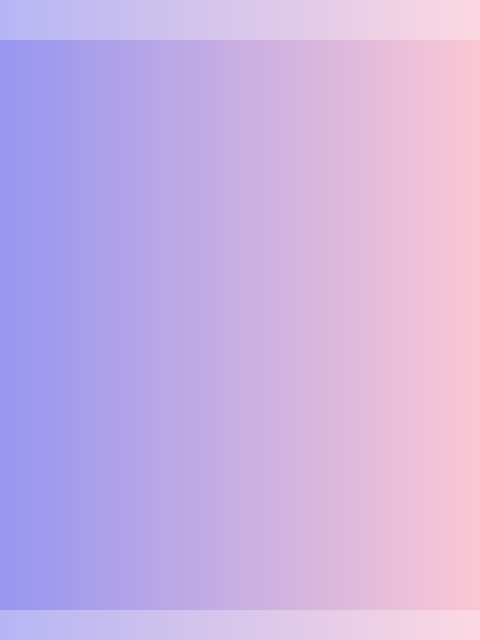
<?xml version="1.0" encoding="UTF-8"?>
<ui version="4.0">
 <class>Dialog</class>
 <widget class="QDialog" name="Dialog">
  <property name="geometry">
   <rect>
    <x>0</x>
    <y>0</y>
    <width>480</width>
    <height>640</height>
   </rect>
  </property>
  <property name="windowTitle">
   <string>Dialog</string>
  </property>
  <property name="styleSheet">
   <string notr="true">QDialog{background:Transparent;}</string>
  </property>
  <layout class="QGridLayout" name="gridLayout">
   <property name="leftMargin">
    <number>0</number>
   </property>
   <property name="topMargin">
    <number>0</number>
   </property>
   <property name="rightMargin">
    <number>0</number>
   </property>
   <property name="bottomMargin">
    <number>0</number>
   </property>
   <property name="spacing">
    <number>0</number>
   </property>
   <item row="0" column="0">
    <widget class="QWidget" name="widget_main" native="true">
     <property name="styleSheet">
      <string notr="true">QWidget#widget_main{border-image:url(:/images/login.png);border-radius:0px;background:qlineargradient(spread:pad,x1:0,y1:0,x2:1,y2:0,stop:0 #9796f0,stop:1 #fbc7d4);}</string>
     </property>
     <layout class="QVBoxLayout" name="verticalLayout">
      <property name="spacing">
       <number>0</number>
      </property>
      <property name="leftMargin">
       <number>0</number>
      </property>
      <property name="topMargin">
       <number>0</number>
      </property>
      <property name="rightMargin">
       <number>0</number>
      </property>
      <property name="bottomMargin">
       <number>0</number>
      </property>
      <item>
       <widget class="QWidget" name="widget_top" native="true">
        <property name="minimumSize">
         <size>
          <width>0</width>
          <height>40</height>
         </size>
        </property>
        <property name="maximumSize">
         <size>
          <width>16777215</width>
          <height>40</height>
         </size>
        </property>
        <property name="styleSheet">
         <string notr="true">QWidget#widget_top{background-color:rgba(255,255,255, 0.3);border-top-left-radius:0px;border-top-right-radius:0px;}</string>
        </property>
        <layout class="QHBoxLayout" name="horizontalLayout">
         <property name="spacing">
          <number>0</number>
         </property>
         <property name="leftMargin">
          <number>10</number>
         </property>
         <property name="topMargin">
          <number>0</number>
         </property>
         <property name="rightMargin">
          <number>10</number>
         </property>
         <property name="bottomMargin">
          <number>0</number>
         </property>
         <item>
          <widget class="QLabel" name="label_version">
           <property name="font">
            <font>
             <family>微软雅黑</family>
             <pointsize>9</pointsize>
             <weight>75</weight>
             <bold>true</bold>
            </font>
           </property>
           <property name="text">
            <string/>
           </property>
          </widget>
         </item>
         <item>
          <spacer name="horizontalSpacer">
           <property name="orientation">
            <enum>Qt::Horizontal</enum>
           </property>
           <property name="sizeHint" stdset="0">
            <size>
             <width>427</width>
             <height>20</height>
            </size>
           </property>
          </spacer>
         </item>
         <item>
          <widget class="QPushButton" name="pushButton_close">
           <property name="minimumSize">
            <size>
             <width>30</width>
             <height>30</height>
            </size>
           </property>
           <property name="maximumSize">
            <size>
             <width>30</width>
             <height>30</height>
            </size>
           </property>
           <property name="font">
            <font>
             <family>微软雅黑</family>
             <pointsize>9</pointsize>
             <weight>75</weight>
             <bold>true</bold>
            </font>
           </property>
           <property name="toolTip">
            <string>&lt;html&gt;&lt;head/&gt;&lt;body&gt;&lt;p&gt;关闭&lt;/p&gt;&lt;/body&gt;&lt;/html&gt;</string>
           </property>
           <property name="styleSheet">
            <string notr="true">QPushButton{background:Transparent;color:white;border:0px solid grey;border-radius:2px;}QPushButton:hover{background-color:rgba(90,135,228,0.5);border-radius:2px;}</string>
           </property>
           <property name="text">
            <string/>
           </property>
          </widget>
         </item>
        </layout>
       </widget>
      </item>
      <item>
       <widget class="QWidget" name="widget_middle" native="true">
        <property name="styleSheet">
         <string notr="true">QWidget#widget_middle{background-color:rgba(255,255,255, 0);}</string>
        </property>
        <layout class="QVBoxLayout" name="verticalLayout_2">
         <property name="spacing">
          <number>0</number>
         </property>
         <property name="leftMargin">
          <number>135</number>
         </property>
         <property name="topMargin">
          <number>170</number>
         </property>
         <property name="rightMargin">
          <number>135</number>
         </property>
         <property name="bottomMargin">
          <number>190</number>
         </property>
         <item>
          <widget class="QLabel" name="label_qrcode">
           <property name="minimumSize">
            <size>
             <width>210</width>
             <height>210</height>
            </size>
           </property>
           <property name="maximumSize">
            <size>
             <width>210</width>
             <height>210</height>
            </size>
           </property>
           <property name="font">
            <font>
             <family>微软雅黑</family>
             <pointsize>9</pointsize>
             <weight>75</weight>
             <bold>true</bold>
            </font>
           </property>
           <property name="text">
            <string/>
           </property>
           <property name="alignment">
            <set>Qt::AlignCenter</set>
           </property>
          </widget>
         </item>
        </layout>
       </widget>
      </item>
      <item>
       <widget class="QWidget" name="widget_bottom" native="true">
        <property name="minimumSize">
         <size>
          <width>0</width>
          <height>30</height>
         </size>
        </property>
        <property name="maximumSize">
         <size>
          <width>16777215</width>
          <height>30</height>
         </size>
        </property>
        <property name="styleSheet">
         <string notr="true">QWidget#widget_bottom{background-color:rgba(255,255,255, 0.3);border-bottom-left-radius:0px;border-bottom-right-radius:0px;}</string>
        </property>
        <layout class="QHBoxLayout" name="horizontalLayout_2">
         <property name="spacing">
          <number>0</number>
         </property>
         <property name="leftMargin">
          <number>0</number>
         </property>
         <property name="topMargin">
          <number>0</number>
         </property>
         <property name="rightMargin">
          <number>0</number>
         </property>
         <property name="bottomMargin">
          <number>0</number>
         </property>
         <item>
          <widget class="QPushButton" name="pushButton_bottom">
           <property name="font">
            <font>
             <family>微软雅黑</family>
             <pointsize>7</pointsize>
             <weight>75</weight>
             <bold>true</bold>
            </font>
           </property>
           <property name="toolTip">
            <string>&lt;html&gt;&lt;head/&gt;&lt;body&gt;&lt;p&gt;&lt;br/&gt;&lt;/p&gt;&lt;/body&gt;&lt;/html&gt;</string>
           </property>
           <property name="styleSheet">
            <string notr="true">QPushButton{background:Transparent;color:Black;border:0px solid grey;}</string>
           </property>
           <property name="text">
            <string/>
           </property>
          </widget>
         </item>
        </layout>
       </widget>
      </item>
     </layout>
    </widget>
   </item>
  </layout>
 </widget>
 <resources>
  <include location="resources.qrc"/>
 </resources>
 <connections/>
</ui>
